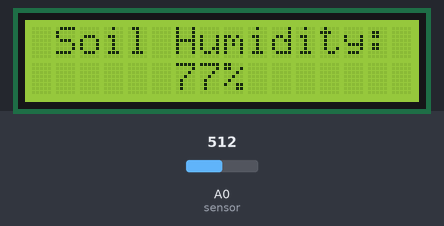
The sketch below on a simulated Arduino Uno, built with avr-gcc and run on an emulated ATmega328P. Shown: 16×2 character LCD. The test bench sets the inputs (shaded band); at power-on: A0 (sensor) = 512. What the sketch prints to the serial monitor is not drawn.

Above: at 3.2 s.
3.3 s: A0 (sensor) set to 716
At 5.2 s:
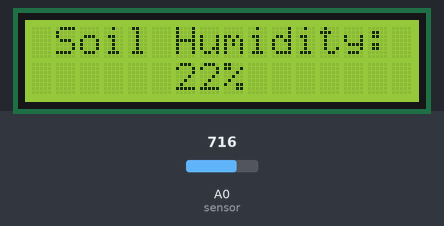
5.5 s: A0 (sensor) set to 900
At 7.2 s:
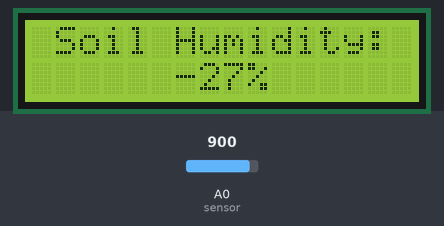
7.5 s: A0 (sensor) set to 852
At 8.9 s:
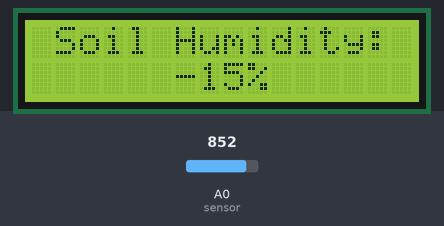
9.5 s: A0 (sensor) set to 825
At 10.7 s:
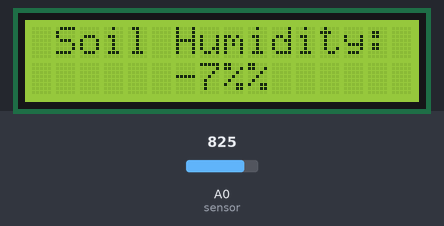
Timing chart, 0 to 12.5 s (numbered marks = the images above; inputs shaded):
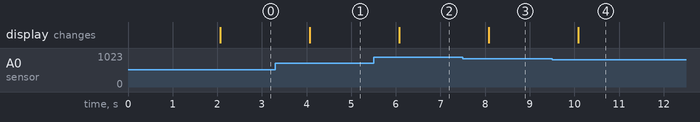

Measured:
- the behaviour switches between 834 and 833 on A0 (sensor) (found by bisection; images 3 and 4)
- after the input at 3.3 s, the display: changes after 0.77 s (image 1)
- after the input at 5.5 s, the display: changes after 0.58 s (image 2)
- after the input at 7.5 s, the display: changes after 0.59 s (image 3)
- after the input at 9.5 s, the display: changes after 0.59 s (image 4)

The sketch:

soilSensor.ino
```cpp
#include <LiquidCrystal.h>  // Include the Adafruit library for the LCD


// Setup values for Capacitive Soil Sensor, sensor has a range of 424 to 796
const int dry = 796;  // Value for dry sensor, the highest possible value the sensor can measure
const int wet = 424;  // Value for wet sensor, the lowest possible value the sensor can measure

// Setup pin connection to LCD 16x2 display
const int rs = 12;  // LCD pin rs connected to Arduino digital pin 12
const int vo = 6;   // LCD pin vo connected to Arduino digital pin 6
const int e = 11;   // LCD pin e connected to Arduino digital pin 11
const int d4 = 5;   // LCD pin d4 connected to Arduino digital pin 5
const int d5 = 4;   // LCD pin d5 connected to Arduino digital pin 4
const int d6 = 3;   // LCD pin d6 connected to Arduino digital pin 3
const int d7 = 2;   // LCD pin d7 connected to Arduino digital pin 2

// Configure LCD display connection to Arduino board
LiquidCrystal lcd(rs, vo, e, d4, d5, d6, d7);  // Instantiate LCD with the pins as arguments to setup the communication

// Setup that prepares and starts the program
void setup() {
  Serial.begin(9600);  // Initialize the Sketch with 9600 baud rate
  lcd.begin(16, 2);    // Setup the dimensions of number rows and columns on the LCD

  delay(2000);  // Two seconds delay to ensure the LCD is setup properly
}

// Loop through the functions and actions the program should perform
void loop() {
  // Configure pin connection to the Capacitive Soil Sensor
  int sensorValue = analogRead(A0);  // Get the measured sensor value as an integer from the analog pin A0

  // Translate the range of values to a scale of 0% to 100% for a more evident value representation
  int percentageHumidity = map(sensorValue, wet, dry, 100, 0);  // Mapping the sensor value to humidity in percent

  // Print to terminal
  Serial.print("Soil Humidity: ");   // Print the text message to the LCD
  Serial.print(percentageHumidity);  // Print the humidity value in percent to the terminal
  Serial.println("%");               // Add percentage symbol at the end of each value

  // Print to LCD Screen
  lcd.setCursor(1, 0);            // Moves the cursor to column 2 on the first row
  lcd.print("Soil Humidity: ");   // Print the text message to the LCD
  lcd.setCursor(6, 1);            // Moves the cursor to column 7 on the second row
  lcd.print(percentageHumidity);  // Print the humidity to LCD
  lcd.print("%");                 // Add percentage symbol at the end of each value

  delay(1000);  // One second delay in between each value reading for a clear representation
}
```
